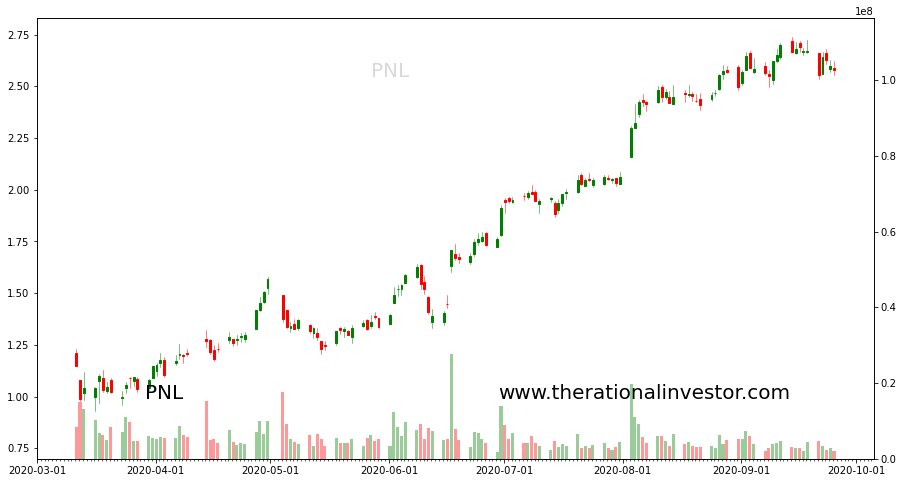

The Python source for this figure:
#!/usr/bin/python3
# pylint: disable=superfluous-parens, missing-docstring, invalid-name
import matplotlib
matplotlib.use('Agg')

import argparse
import json
import sys
from datetime import datetime

import requests
from cycler import cycler
from matplotlib import pyplot, ticker, dates, transforms, RcParams
from mpl_finance import candlestick_ochl
import mplfinance as mpf

import numpy as np
import matplotlib.pyplot as plt
import matplotlib.dates as mdates
#from matplotlib.finance import quotes_historical_yahoo_ohlc, candlestick_ohlc


yearDateFormatter = dates.DateFormatter('%Y-%m-%d')
monthLocator = dates.MonthLocator()  # every month
dayLocator = dates.DayLocator()

currentDateTime = datetime.now().strftime('%Y_%m_%d_%H_%M_%S')

a=datetime.now()

def bool_solver(x, pos):
    if x == 0:
        return ""
    elif x > 0:
        return "t"
    return "f"


bool_formatter = ticker.FuncFormatter(bool_solver)

dark_theme = RcParams({
    'axes.edgecolor': 'white',
    'axes.facecolor': '#1F2A34',
    'axes.labelcolor': 'white',
    'axes.prop_cycle': cycler('color',
                              ['#8dd3c7', '#feffb3',
                               '#bfbbd9', '#fa8174',
                               '#81b1d2', '#fdb462',
                               '#b3de69', '#bc82bd',
                               '#ccebc4', '#ffed6f']),
    'figure.edgecolor': '#1F2A34',
    'figure.facecolor': '#1F2A34',
    'grid.color': '#504958',
    'lines.color': 'white',
    'patch.edgecolor': 'white',
    'savefig.edgecolor': '#1F2A34',
    'savefig.facecolor': '#1F2A34',
    'text.color': 'white',
    'xtick.color': 'white',
    'ytick.color': 'white'})

queryChartConfig = """query chartConfig {
  chartConfig(strategy:"%s") {
    panels {
      name,
      height,
      indicators {
        label,
        name,
        style,
        type,
        interval,
        position,
        color,
        width
      }
    }
  }
}"""

indicators = ["label", "name", "style", "type", "interval",
              "position", "color", "width"]

query_template_chartconfig = """query chartConfig {{
    {market}
    chartConfig({query}){{
        panels {{
            name,
            height,
            indicators {{{indicators}}} }}}}}}"""


def make_config_request(market, strategy, report, conditions):
    screener_conditions = 'screener_conditions:"{}"'.format(conditions) if conditions else None
    strategy = 'strategy:"{}"'.format(strategy)
    report = 'report:"{}"'.format(report)
    market = 'market(id:"{}") {{symbol}},'.format(market)
    request = query_template_chartconfig.format(
        market=market,
        query=', '.join(filter(None, [screener_conditions, strategy, report])),
        indicators=', '.join(indicators)
    )

    if (args.log):
        print('\nRequest 1:\n' + request + '\n')
        with open(currentDateTime + "_request_1.txt", "w") as f:
            f.write(request)
            f.flush()

    return request


queryChartData = """query chartData {
  marketIndicators(
    strategy:"%s",
    market:"%s",
    limit:%s,
    indicators:"%s",
    optimizeIndicatorValuesForCharting:true,
    index:1
  ) {
    id,
    timestamp,
    open,
    high,
    low,
    close,
    volume,
    indicators
  }
}"""


def get_linestlyle_by_type(linestyle_type):
    linestyles = {
        'Solid': (0, ()),
        'ShortDash': (0, (3, 3)),
        'ShortDashDot': (0, (3, 1, 1, 1, 3, 1)),
        'ShortDashDotDot': (0, (3, 1, 1, 1, 1, 1)),
        'Dot': (0, (1, 1)),
        'Dash': (0, (5, 2)),
        'LongDash': (0, (7, 2)),
        'DashDot': (0, (5, 2, 1, 2)),
        'LongDashDot': (0, (7, 2, 1, 2)),
        'LongDashDotDot': (0, (7, 2, 1, 2, 1, 2))
    }

    return linestyles.get(linestyle_type, linestyles["Solid"])

def render_panel(axes, settings, data, default):

    # Create dict and add plots for this panel
    plots = {}
    for indicatorPlotConfig in settings["indicators"]:

        plots.update({
            indicatorPlotConfig["label"]: {
            # indicatorPlotConfig["name"]: {
                "x": [],
                "y": [],
                "indicator": indicatorPlotConfig["name"],
                "linestyle": get_linestlyle_by_type(indicatorPlotConfig["style"]),
                "color": indicatorPlotConfig["color"],
                "type": indicatorPlotConfig["type"]
            }
        })

    # Add the actual data to each plot
    for point in data:
        pointIndicators = json.loads(point["indicators"])
        for interval in pointIndicators.keys():

            for indicator in pointIndicators[interval]:
                # if indicator in plots.keys():
                for plot in plots:
                    if plots[plot]["indicator"] == indicator:
                        plots[plot]["x"].append(datetime.fromtimestamp(int(point['timestamp'])))
                        plots[plot]["y"].append(pointIndicators[interval][indicator])

    for plot in plots:
        linestyle = plots[plot]["linestyle"]

        color = plots[plot]["color"]
        xs = plots[plot]["x"]
        ys = plots[plot]["y"]

        if plots[plot]["type"] == "line":
            if color:
                axes.plot(xs, ys, linestyle=linestyle, label=plot, color=color,show_nontrading=False)
            else:
                axes.plot(xs, ys, linestyle=linestyle, label=plot,show_nontrading=False)
        elif plots[plot]["type"] == "bool":
            axes.get_yaxis().set_major_formatter(bool_formatter)
            neutral_x_axe, neutral_ys = [], []
            positive_xs, positive_ys = [], []
            negative_xs, negative_ys = [], []
            for x, y in zip(xs, ys):
                if y == 0 or y is None:
                    neutral_x_axe.append(x)
                    neutral_ys.append(y)
                elif y > 0:
                    positive_xs.append(x)
                    positive_ys.append(0.2)
                else:
                    negative_xs.append(x)
                    negative_ys.append(-0.2)
            if neutral_x_axe:
                axes.scatter(neutral_x_axe, neutral_ys, s=6, marker="_", color="gray", label=plot)
            if positive_xs:
                axes.scatter(positive_xs, positive_ys, s=6, marker="s", color="green", label=plot)
            if negative_xs:
                axes.scatter(negative_xs, negative_ys, s=6, marker="s", color="red", label=plot)
            ylim = axes.get_ylim()
            # axes.set_ylim(ylim[0]*5, ylim[1]*5)
            axes.set_ylim([-1.5, 1.5])

        elif plots[plot]["type"] == "bar":
            if color:
                axes.bar(xs, ys, label=plot, color=color)
            else:
                axes.bar(xs, ys, label=plot)
        elif plots[plot]["type"] == "text":
            pass
        axes.legend(loc="lower left", shadow=False, fontsize="xx-small")
        if settings["name"] != "default":
            axes.text(0.01, 0.95, settings["name"],
                      verticalalignment='top', horizontalalignment='left',
                      transform=axes.transAxes,
                      fontsize=10)
        axes.grid(True)

def determine_panel_height(panel):
   if panel["height"] == "large":
       return 0.8
   elif panel["height"] == "small":
        if "bool" in [i["type"] for i in panel["indicators"]]:
            return 0.1
        else:
            return 0.3
   else:
       return 0.5

def weekday_candlestick(ohlc_data, ax, fmt='%b %d', freq=7, **kwargs):
    """ Wrapper function for matplotlib.finance.candlestick_ohlc
        that artificially spaces data to avoid gaps from weekends """

    # Convert data to numpy array
    ohlc_data_arr = np.array(ohlc_data)
    ohlc_data_arr2 = np.hstack(
        [np.arange(ohlc_data_arr[:,0].size)[:,np.newaxis], ohlc_data_arr[:,1:]])
    ndays = ohlc_data_arr2[:,0]  # array([0, 1, 2, ... n-2, n-1, n])

    # Convert matplotlib date numbers to strings based on `fmt`
    dates = mdates.num2date(ohlc_data_arr[:,0])
    date_strings = []
    for date in dates:
        date_strings.append(date.strftime(fmt))

    # Plot candlestick chart
    candlestick_ochl(ax, ohlc_data_arr2, **kwargs)

def get_data(url, token, strategy, market, report, conditions, numberOfBars, footer):
    before_request_1=datetime.now()
    response_config = requests.post(url,
                             headers={'Accept': 'application/json', 'Authorization': 'Bearer {}'.format(token)},
                             data={"query": make_config_request(
                                 market,
                                 strategy,
                                 report,
                                 conditions
                             )})
    if response_config.status_code != 200:
        print("Request failed with status:{} /nmessage:{}".format(response_config.status_code, response_config.text))
        return

    after_request_1=datetime.now()
    
    print('Request 1:',  (after_request_1-before_request_1).seconds )

    data = response_config.json().get("data")

    if (args.log):
        print('\nResponse 1:')
        json.dump(response_config.json(), sys.stdout, indent=4)
        json.dump(data, open(currentDateTime + "_response_1.js", "w"))

    market_name = data['market']['symbol']

    assert data, "Unexpected response: {}".format(data)

    chartConfig = data.get("chartConfig")
    assert chartConfig, "No chartConfig field found in: {}".format(data)

    panels = chartConfig.get("panels")
    height_ratios = []
    for panel, coef in zip(panels, range(len(panels))):
        panel_height = determine_panel_height(panel)
        height_ratios.append(panel_height)

    print(height_ratios)

    # Price and Volume relative height
    height_ratios[0] = 1.5

    grid = pyplot.GridSpec(len(panels), 1, height_ratios=height_ratios)
    default = pyplot.subplot(grid[0, 0])

    default.grid(True)
    title = "{}".format(market_name)
    default.text(0.4, 0.9, title,
                 verticalalignment='top', horizontalalignment='left',
                 transform=default.transAxes,
                 alpha=0.15,
                 fontsize=20)
    axs = [default]

    '''
    for idx in range(len(panels)):
        if idx == 0:  # default pane
            pass
        else:
            ax = pyplot.subplot(grid[idx, 0], sharex=default)
            axs.append(ax)
            # ax.xaxis.set_major_locator(ticker.MaxNLocator(10))
    assert panels, "No panels found in: {}".format(data)
    '''

    indicator_names = []
    for pan in panels:
        indicator_names += [i['name'] for i in pan['indicators']]

    # Make list unique
    # indicator_names = list(set(indicator_names))
    
    
    print(indicator_names)
    indicator_names=['']

    print({"query": queryChartData % (strategy, market, numberOfBars, ",".join(indicator_names))})

    before_request_2=datetime.now()

    response_chart_data = requests.post(
        url,
        headers={'Accept': 'application/json', 'Authorization': 'Bearer {}'.format(token)},
        data={"query": queryChartData % (strategy, market, numberOfBars, ",".join(indicator_names))})

    if (args.log):
        print('\n\nRequest 2:\n')
        print(queryChartData % (strategy, market, numberOfBars, ",".join(indicator_names)))

    after_request_2=datetime.now()
    
    print('Request 2:',  (after_request_2-before_request_2).seconds )


    data = response_chart_data.json().get("data")

    if (args.log):
        print('\nResponse 2:\n')
        json.dump(response_chart_data.json(), sys.stdout, indent=4)
        json.dump(data, open(currentDateTime + "_response_2.js", "w"))

    assert data, "Unexpected response: {}".format(data)
    marketIndicators = data.get("marketIndicators")
    assert marketIndicators, "No marketIndicators field found in {}".format(data)

    # price panel
    candlesticks = []
    neg_time_scale = []
    pos_time_scale = []
    neg_volume_scale = []
    pos_volume_scale = []
    for marketIndicator in marketIndicators:
        time_value = (dates.date2num(datetime.fromtimestamp(int(marketIndicator['timestamp']))))
        print(time_value)
        candlesticks.append((time_value,
                             marketIndicator['open'],
                             marketIndicator['close'],
                             marketIndicator['high'],
                             marketIndicator['low']))
        if marketIndicator['open'] <= marketIndicator['close']:
            pos_volume_scale.append(marketIndicator["volume"])
            pos_time_scale.append(time_value)
        else:
            neg_volume_scale.append(marketIndicator["volume"])
            neg_time_scale.append(time_value)

#    candlestick_ochl(default, candlesticks, width=0.5, colorup='g', colordown='r', alpha=1)
    weekday_candlestick(candlesticks, default, fmt='%b %d', freq=3, width=0.5)
    
    # default.set_ylabel("Price and Volume", size=20)
    ylim = default.get_ylim()
    print(ylim)
    print(ylim[0] / 1.2, ylim[1])
    default.set_ylim(ylim[0] / 1.2, ylim[1])

    volume_bar = default.twinx()
    volume_bar.yaxis.set_label_position("right")
    volume_bar.set_position(transforms.Bbox([[0.125, 0.1], [0.9, 0.32]]))
    volume_bar.bar(pos_time_scale, pos_volume_scale, color="green", alpha=.4)
    volume_bar.bar(neg_time_scale, neg_volume_scale, color="red", alpha=.4)
    ylim = volume_bar.get_ylim()
    print(ylim)
    volume_bar.set_ylim(ylim[0], ylim[1] * 4)

#    for panel, axes in zip(panels, axs):
#        render_panel(axes, panel, marketIndicators, default)

    # post format
    for ax in axs[:-1]:
        ax.get_xaxis().set_ticks([])
        ax.xaxis.set_major_locator(monthLocator)

    axs[-1].xaxis.set_major_locator(monthLocator)
    axs[-1].xaxis.set_minor_locator(dayLocator)

    axs[-1].xaxis.set_major_formatter(yearDateFormatter)
    screen.text(0.9, 0.17, footer,
                verticalalignment='top', horizontalalignment='right',
                transform=axs[-1].transAxes,
                fontsize=20)
    screen.text(0.13, 0.17, title,
                verticalalignment='top', horizontalalignment='left',
                transform=axs[-1].transAxes,
                fontsize=20)


parser = argparse.ArgumentParser()
parser.add_argument("-u", "--api_query_endpoint", help="url to query", default="https://engine.therationalinvestor.com/api/")
parser.add_argument("-t", "--api_client_token", help="auth token")
parser.add_argument("-s", "--strategy", help="strategy uuid")
parser.add_argument("-m", "--market", help="market uuid")
parser.add_argument("-n", "--number_of_bars", help="limit the number of bars shown on the chart", default="0")
parser.add_argument("-r", "--report", help="report uuid", default="")
parser.add_argument("-o", "--output", help="filepath to output file.")
parser.add_argument("-d", "--dpi", default=100, help="resolution of resulting png. Default is 100.")
parser.add_argument("-c", "--conditions", default=None, help="custom screener conditions. Json string.")
parser.add_argument("-f", "--footer", default="", help="plot footer.")
parser.add_argument("-l", "--log", default=None, help="If set all requests and response will get logged to the current path")
parser.add_argument("--theme", default="light", help="theme for output png. Maybe light or dark.")

args = parser.parse_args()

if __name__ == "__main__":
    url_ = args.api_query_endpoint
    token_ = args.api_client_token
    strategy_ = args.strategy
    market_ = args.market
    report_ = args.report
    conditions_ = args.conditions
    numberOfBars_ = args.number_of_bars

    if not all([token_, strategy_, market_]):
        parser.print_help()
        sys.exit(0)

    # matplotlib global settings
#    if args.theme == "dark":
#        pyplot.style.use(dark_theme)
    screen = pyplot.figure(figsize=(15, 15))
    screen.autofmt_xdate()  # date autoformat
    before_get_data=datetime.now()
    get_data(url_, token_, strategy_, market_, report_, conditions_, numberOfBars_, args.footer)
    after_get_data=datetime.now()
    print( 'Get Data: ',(after_get_data-before_get_data).seconds )
    screen.align_xlabels()
    pyplot.subplots_adjust(hspace=0)  #
    pyplot.rc('ytick', labelsize=5)

    before_render=datetime.now()
    if args.output:
        pyplot.savefig(args.output, dpi=int(args.dpi), bbox_inches='tight')
    else:
        pyplot.show()
    after_render=datetime.now()
    print('Render: ', (after_render-before_render).seconds)

    b=datetime.now()
    print('Total: ', (b-a).seconds )
